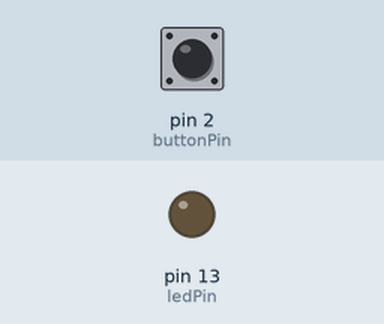
Recording of a sketch running on a simulated Arduino Uno, built with avr-gcc and run on an emulated ATmega328P. Parts: output pins drawn as LEDs (lit = HIGH). Inputs (shaded band) come from the test bench; at power-on: pin 2 (buttonPin) LOW.

Above: at 1.2 s.
1.3 s: pin 2 (buttonPin) pulled HIGH for 0.15 s
At 1.42 s:
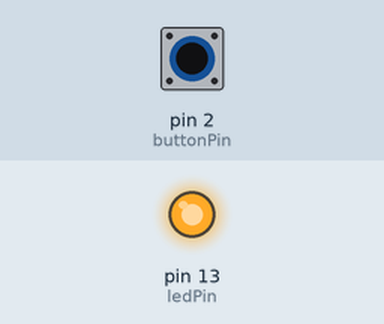
2.9 s: pin 2 (buttonPin) pulled HIGH for 3.2 s
At 7.2 s:
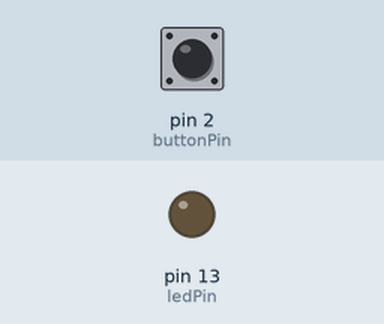
Timing chart, 0 to 8.7 s (numbered marks = the images above; inputs shaded):
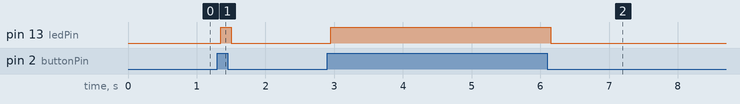

Measured:
- after the input at 1.3 s, pin 13 (ledPin): LOW → HIGH after 0.05 s, → LOW 0.15 s later
- after the input at 2.9 s, pin 13 (ledPin): LOW → HIGH after 0.05 s, → LOW 3.2 s later

The sketch:

2.capacitor.ino
```cpp
// Pushbutton debounce with a capacitor
int buttonPin = 2;
int ledPin = 13;
int buttonState = 0;
int lastButtonState = 0;
unsigned long lastDebounceTime = 0;
unsigned long debounceDelay = 50;

void setup() {
  pinMode(buttonPin, INPUT);
  pinMode(ledPin, OUTPUT);
}

void loop() {
  int reading = digitalRead(buttonPin);
  if (reading != lastButtonState) {
    lastDebounceTime = millis();
  }

  if ((millis() - lastDebounceTime) > debounceDelay) {
    if (reading != buttonState) {
      buttonState = reading;
      if (buttonState == HIGH) {
        digitalWrite(ledPin, HIGH); // Turn the LED on
      } else {
        digitalWrite(ledPin, LOW); // Turn the LED off
      }
    }
  }
  lastButtonState = reading;
}
```
